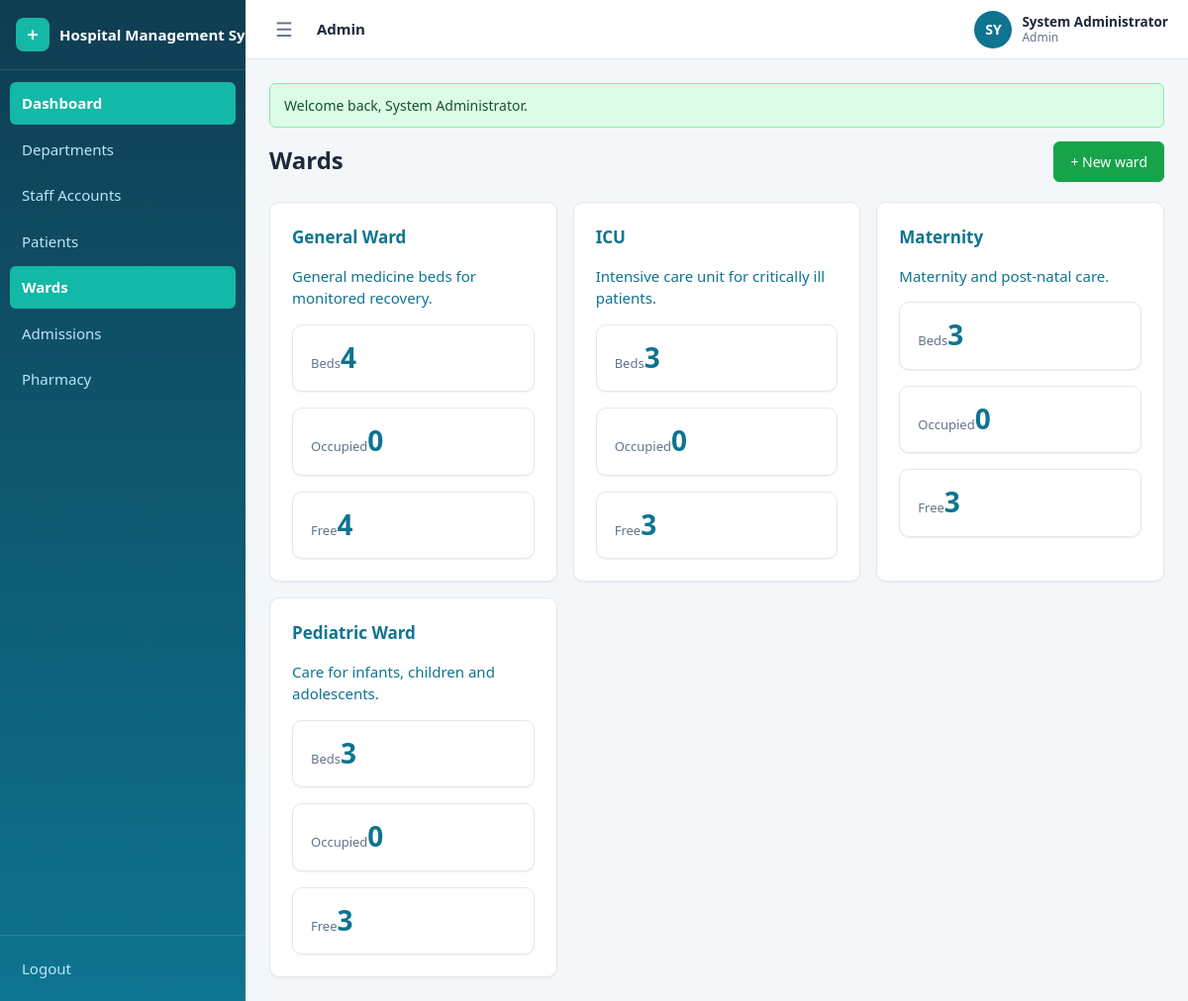
Screenshot of /admin/wards (signed in) with the database file from the repository.
### tables this page shows
CREATE TABLE IF NOT EXISTS wards (
    id          INT UNSIGNED AUTO_INCREMENT PRIMARY KEY,
    name        VARCHAR(100) NOT NULL,
    description TEXT DEFAULT NULL,
    created_at  TIMESTAMP NOT NULL DEFAULT CURRENT_TIMESTAMP,
    updated_at  TIMESTAMP NOT NULL DEFAULT CURRENT_TIMESTAMP ON UPDATE CURRENT_TIMESTAMP,
    UNIQUE KEY uq_wards_name (name)
);

### config/helpers.php (called while the page is built, shortened)
<?php
function e($value): string
{
    return htmlspecialchars((string) $value, ENT_QUOTES, 'UTF-8');
}
function url(string $path = ''): string
{
    return BASE_URL . '/' . ltrim($path, '/');
}
function render_partial(string $view, array $data = []): string
{
    extract($data, EXTR_SKIP);
    require APP_ROOT . '/views/' . $view . '.php';
    return ob_get_clean();
}
function view(string $view, array $data = [], string $layout = 'app'): void
{
    $content = render_partial($view, $data);
}

### controllers/WardController.php (called while the page is built, shortened)
<?php
class WardController
{
    public function index(): void
    {
        view('admin/wards/index', [
            'wards' => Ward::all(),
        ]);
    }
}

### public/index.php (called while the page is built, shortened)
<?php
require_once __DIR__ . '/../config/config.php';
$method = $_SERVER['REQUEST_METHOD'];
$path   = '/' . trim($_GET['url'] ?? '', '/');
if ($path !== '/') {
    $path = rtrim($path, '/');
}
[$controllerClass, $action, $params] = dispatch($routes, $method, $path);
$controller = new $controllerClass();
call_user_func_array([$controller, $action], [$params]);
function dispatch(array $routes, string $method, string $path): array
{
    foreach ($routes[$method] ?? [] as $pattern => $handler) {
        $params = match_route($pattern, $path);
        if ($params !== null) {
            return [$handler[0], $handler[1], $params];
        }
    }
    exit;
}
function match_route(string $pattern, string $path): ?array
{
    $patternParts = explode('/', trim($pattern, '/'));
    $pathParts    = $path === '/' ? [''] : explode('/', trim($path, '/'));
    if (count($patternParts) !== count($pathParts)) {
        return null;
    }
    $params = [];
    foreach ($patternParts as $i => $segment) {
        if (strlen($segment) > 2 && $segment[0] === '{' && substr($segment, -1) === '}') {
            $key = substr($segment, 1, -1);
            $params[$key] = urldecode($pathParts[$i]);
        } elseif ($segment !== $pathParts[$i]) {
            return null;
        }
    }
    return $params;
}

### config/database.php (called while the page is built, shortened)
<?php
final class Database
{
    private static ?PDO $instance = null;
    public static function getInstance(): PDO
    {
        if (self::$instance === null) {
            $dsn = 'mysql:host=' . DB_HOST . ';port=' . DB_PORT . ';dbname=' . DB_NAME . ';charset=' . DB_CHARSET;
            try {
                self::$instance = new PDO($dsn, DB_USER, DB_PASS, [
                    PDO::ATTR_ERRMODE            => PDO::ERRMODE_EXCEPTION,
                    PDO::ATTR_DEFAULT_FETCH_MODE => PDO::FETCH_ASSOC,
                    PDO::ATTR_EMULATE_PREPARES   => false,
                ]);
            } catch (PDOException $e) {
                die('Database connection failed: ' . e($e->getMessage()));
            }
        }
        return self::$instance;
    }
}

### config/config.php (called while the page is built, shortened)
<?php
require_once APP_ROOT . '/config/database.php';
function db(): PDO
{
    return Database::getInstance();
}
require_once APP_ROOT . '/config/helpers.php';

### models/Ward.php (called while the page is built, shortened)
<?php
class Ward
{
    public static function all(): array
    {
        $stmt = db()->query(
            'SELECT w.*, COUNT(b.id) AS bed_count,
                    COALESCE(SUM(b.status = "occupied"), 0) AS occupied_count
             FROM wards w
             LEFT JOIN beds b ON b.ward_id = w.id
             GROUP BY w.id
             ORDER BY w.name'
        );
        return $stmt->fetchAll();
    }
}

### views/admin/wards/index.php (the view)
<div class="row">
    <h1 class="page-title grow">Wards</h1>
    <a class="btn btn-ok" href="<?= url('/admin/wards/create') ?>">+ New ward</a>
</div>
<?php if (!$wards): ?>
    <div class="card mt"><p class="muted">No wards yet. <a href="<?= url('/admin/wards/create') ?>">Create the first ward</a>.</p></div>
<?php else: ?>
<div class="grid mt">
    <?php foreach ($wards as $ward): ?>
    <a class="card card-link" href="<?= url('/admin/wards/' . (int) $ward['id']) ?>">
        <h3 class="card-title"><?= e($ward['name']) ?></h3>
        <p class="muted"><?= e($ward['description'] ?: 'No description') ?></p>
        <div class="stat-grid">
            <div class="stat-card"><span class="stat-label">Beds</span><span class="stat-value"><?= (int) $ward['bed_count'] ?></span></div>
            <div class="stat-card"><span class="stat-label">Occupied</span><span class="stat-value <?= (int) $ward['occupied_count'] > 0 ? 'stat-warn' : '' ?>"><?= (int) $ward['occupied_count'] ?></span></div>
            <div class="stat-card"><span class="stat-label">Free</span><span class="stat-value stat-ok"><?= (int) $ward['bed_count'] - (int) $ward['occupied_count'] ?></span></div>
        </div>
    </a>
    <?php endforeach; ?>
</div>
<?php endif; ?>

### public/assets/css/style.css (style rules this page uses)
:root { --primary: #0e7490; --primary-dark: #155e75; --primary-soft: #ecfeff; --teal: #14b8a6; --teal-dark: #0f766e; --bg: #f4f7f9; --surface: #ffffff; --border: #e2e8f0; --text: #1e293b; --text-muted: #64748b; --ok: #16a34a; --ok-soft: #dcfce7; --warn: #b45309; --warn-soft: #fef3c7; --danger: #dc2626; --danger-soft: #fee2e2; --info: #0369a1; --info-soft: #dbeafe; --radius: 10px; --radius-sm: 6px; --shadow-sm: 0 1px 2px rgba(15, 23, 42, .06); --shadow-md: 0 10px 24px rgba(15, 23, 42, .10); --font: 'Segoe UI', system-ui, -apple-system, sans-serif; --sidebar-w: 248px; --sidebar-coll: 76px; --header-h: 60px; }
* { box-sizing: border-box; }
html, body { margin: 0; padding: 0; font-family: var(--font); color: var(--text); background: var(--bg); font-size: 15px; line-height: 1.5; }
a { color: var(--primary); text-decoration: none; }
.app { display: flex; min-height: 100vh; }
.page-title { font-size: 24px; margin: 0 0 4px; }
.mt { margin-top: 20px; }
.card { background: var(--surface); border: 1px solid var(--border); border-radius: var(--radius); box-shadow: var(--shadow-sm); padding: 22px; }
.card-title { margin: 0 0 14px; font-size: 17px; }
.stat-grid { display: grid; grid-template-columns: repeat(auto-fit, minmax(170px, 1fr)); gap: 16px; }
.stat-card { background: var(--surface); border: 1px solid var(--border); border-radius: var(--radius); box-shadow: var(--shadow-sm); padding: 18px; }
.stat-value { font-size: 28px; font-weight: 700; color: var(--primary); line-height: 1; }
.stat-label { font-size: 13px; color: var(--text-muted); margin-top: 6px; }
.grid { display: grid; grid-template-columns: repeat(auto-fill, minmax(260px, 1fr)); gap: 16px; }
.card-link { transition: border-color .15s, box-shadow .15s; }
.btn { display: inline-flex; align-items: center; justify-content: center; gap: 6px; padding: 9px 16px; border-radius: var(--radius-sm); border: 1px solid var(--border); background: var(--surface); color: var(--text); font-size: 14px; font-weight: 500; cursor: pointer; transition: background .15s, border-color .15s, box-shadow .15s; }
.btn-ok { background: var(--ok); border-color: var(--ok); color: #fff; }
.row { display: flex; gap: 14px; align-items: center; flex-wrap: wrap; }
.row .grow { flex: 1; }

### rows the page displays
wards: name "General Ward", description "General medicine beds for monitored recovery.", bed_count "4", occupied_count "0", occupied_count "4"
wards: name "ICU", description "Intensive care unit for critically ill patients.", bed_count "3", occupied_count "0", occupied_count "3"
wards: name "Maternity", description "Maternity and post-natal care.", bed_count "3", occupied_count "0", occupied_count "3"
wards: name "Pediatric Ward", description "Care for infants, children and adolescents.", bed_count "3", occupied_count "0", occupied_count "3"

### other values shown
APP_NAME "Hospital Management…"
$label "Dashboard"
$label "Departments"
$label "Staff Accounts"
$label "Patients"
$label "Wards"
$label "Admissions"
$label "Pharmacy"
$roleLabel "Admin"
$initials "SY"
$user['name'] "System Administrator"
$flash['message'] "Welcome back, System Administrator."
